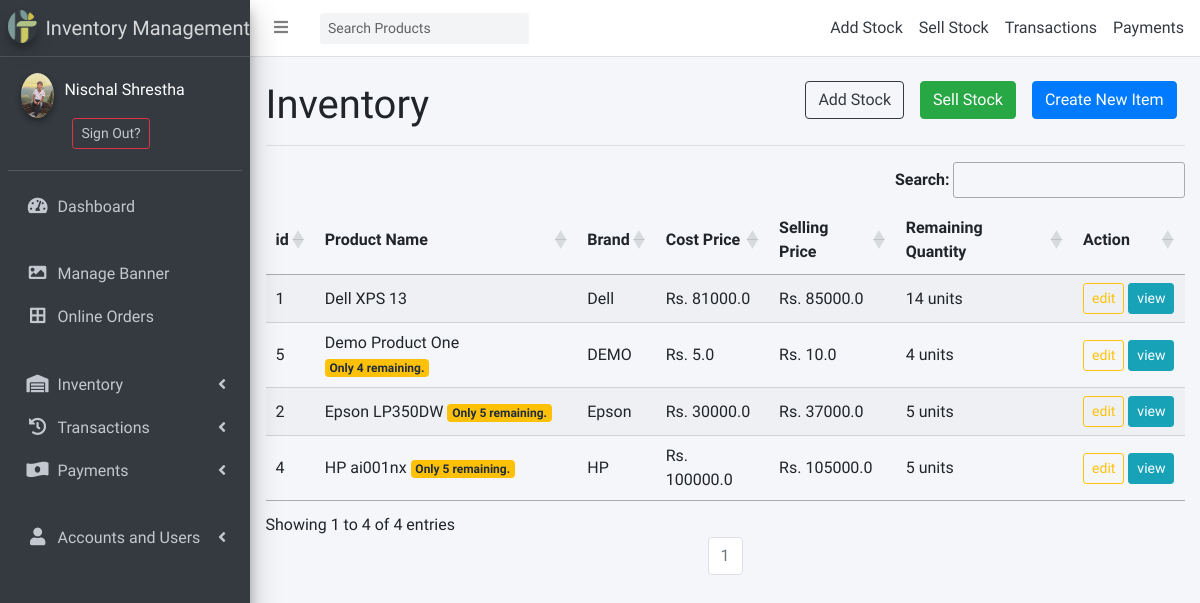
The page /inventory/ (signed in) on the database as committed earlier.
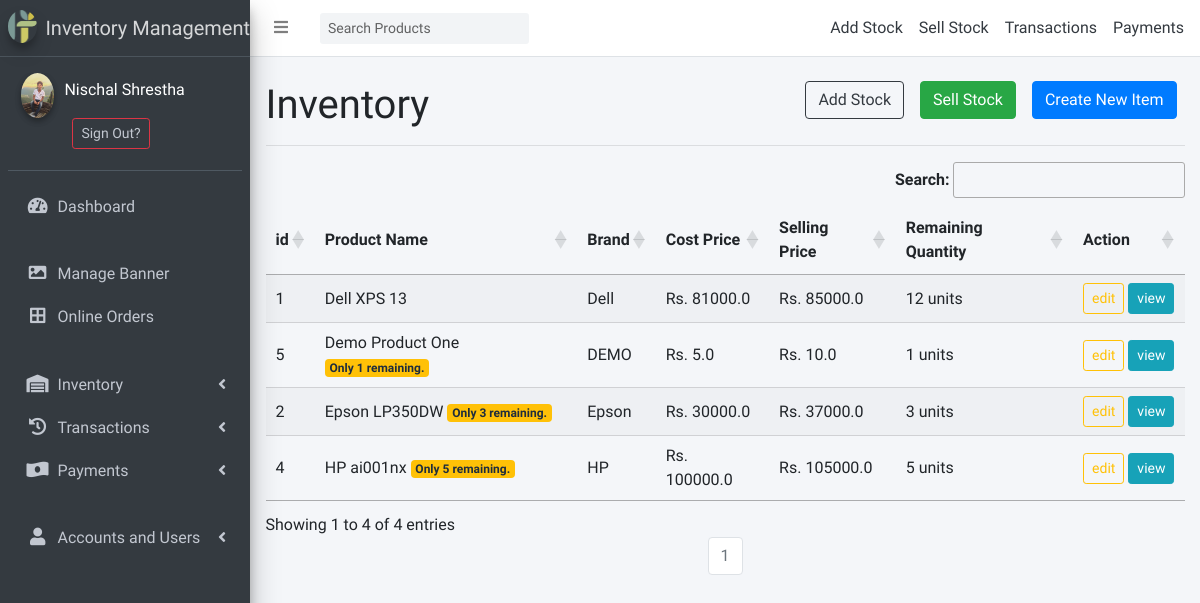
The same page on the database as committed later.
### inventory/models.py (models this page shows, shortened)
class Item(models.Model):
    name = models.CharField(_("Product Name"),max_length = 240, unique = True)
    brand = models.CharField(_("Product Brand"), max_length = 50, null=True, blank=True)
    category = models.ForeignKey("inventory.Category", verbose_name=_("category"), on_delete=models.CASCADE, related_name='categories')
    description = models.TextField(_("Product Description"))
    image = models.ImageField(_("Product Image"), upload_to="product_images", height_field=None, width_field=None, max_length=None, default = 'image-not-available.jpg')
    cost_price = models.FloatField(_("Latest Cost Price"), default=0)
    quantity = models.IntegerField(_("Available Quantity"), default=0)
    selling_price = models.FloatField(_("Current Selling Price"), default=0)
    about_seller = models.TextField(_("About Seller"))
    class Meta:
        ordering = ['name']

### inventory/views.py (the view)
# urls.py: path("", ItemListView.as_view() , name="items-list"),
class ItemListView(LoginRequiredMixin, UserPassesTestMixin, ListView):
    model = Item
    template_name = "inventory/item_list.html"
    context_object_name = 'items'
    paginate_by = 50
    def get_context_data(self, **kwargs):
        context = super().get_context_data(**kwargs)
        context["title"] = "Inventory Items List"
        return context
    def test_func(self):
        return self.request.user._type in ['ADMIN', 'STAFF']

### inventory/context_processors.py (called while the page is built)
def category(request):
    return {
        'categories': Category.objects.parents(),
        'cart_items': Order.objects.get_or_create(user=request.user, status='NO')[0].items.all().count() if request.user.is_authenticated else None,
        }

### inventory/models.py (called while the page is built)
    def parents(self):
        qs = super(CategoryManager, self).filter(parent = None)
        return qs

### templates/inventory/item_list.html (shortened to what this page needs)
{% extends 'partial/base.html' %}
{% load static %}
{% block style %}
<link rel="stylesheet" type="text/css" href="https://cdn.datatables.net/1.10.22/css/jquery.dataTables.css">
{% endblock style %}
{% block content %}
<a href="{% url 'inventory:new-item' %}" class="mx-2 btn btn-primary" style="float:right;">Create New Item</a>
<a href="{% url 'inventory:sell-stock' %}" class="mx-2 btn btn-success" style="float:right;">Sell Stock</a>
<a href="{% url 'inventory:add-stock' %}" class="mx-2 btn btn-outline-dark" style="float:right;">Add Stock</a>
<h1>Inventory</h1>
<hr>
<table id="table_id" class="display">
    <thead>
        <tr>
            <th>id</th>
            <th>Product Name</th>
            <th>Brand</th>
            <th>Cost Price</th>
            <th>Selling Price</th>
            <th>Remaining Quantity</th>
            <th>Action</th>
        </tr>
    </thead>
    <tbody>
    {% for item in items %}
        <tr>
            <td>{{item.id}}</td>
            <td>
                {{item.name}}
                {% if item.quantity <= 0 %}
                    <span class="badge badge-danger">Out of Stock</span>
                {% elif item.quantity < 10 %}
                    <span class="badge badge-warning">Only {{item.quantity}} remaining.</span>
                {% endif %}
            </td>
            <td>{{item.brand}}</td>
            <td>Rs. {{item.cost_price}}</td>
            <td>Rs. {{item.selling_price}}</td>
            <td>{{item.quantity}} units</td>
            <td><a class='btn btn-outline-warning btn-sm' href="{% url 'inventory:item-update' item.id%}">edit</a>
            <a class='btn btn-info btn-sm view_item_btn' value="{{item.id}}" href="#">view</a>
            </td>
        </tr>
    {% endfor %}
    </tbody>
</table>
{% include "partial/pagination.html" %}
{% endblock content %}

Rows that differ between the two databases and show on the page:
changed Item "Dell XPS 13": quantity "14" → "12"
changed Item "Demo Product One": quantity "4" → "1"
changed Item "Epson LP350DW": quantity "5" → "3"
